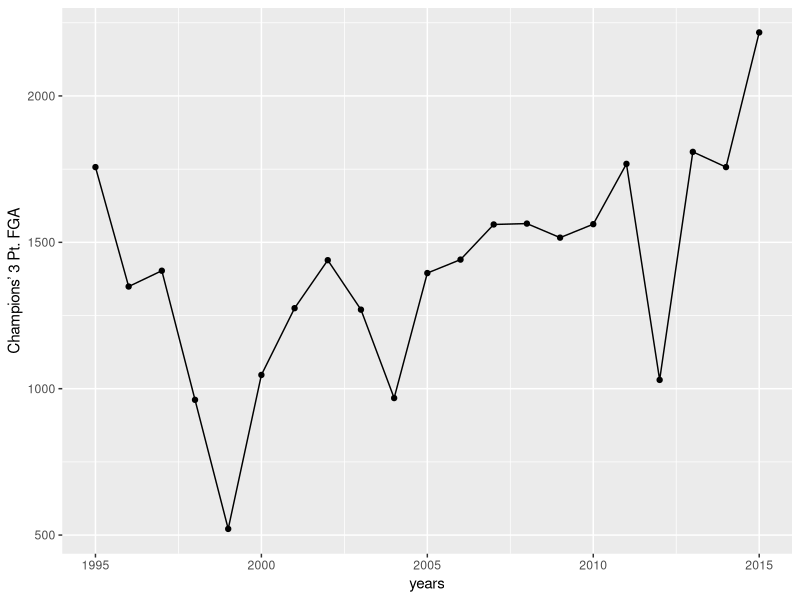
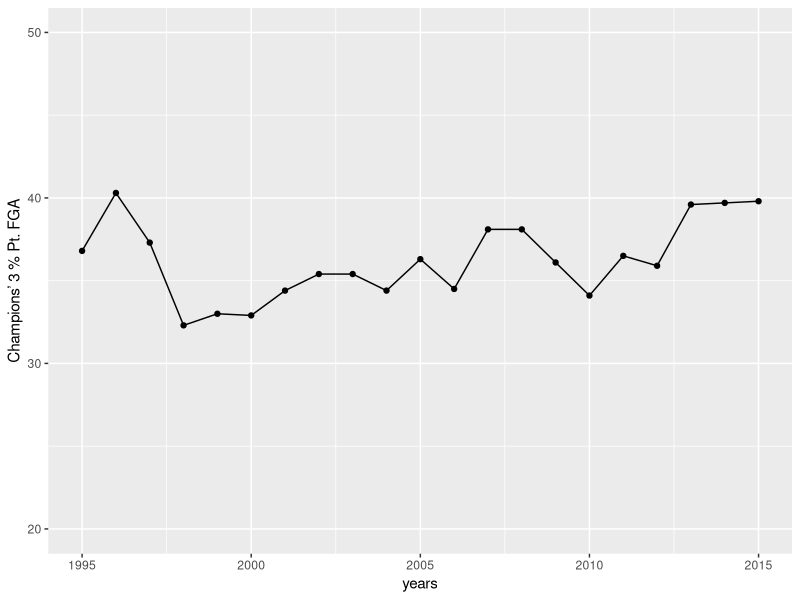

The R script that drew these images, in order:
library(ggplot2)

data <- read.csv(file = "data/champdata.csv", header = TRUE)[-c(1)]
data$X3PP <- data$X3PP * 100

qplot(x = years, y = X3PA, data = data, geom = c("point", "line"), ylab = "Champions’ 3 Pt. FGA")
qplot(x = years, y = X3PP, data = data, geom = c("point", "line"), ylim = c(20, 50), ylab = "Champions’ 3 % Pt. FGA")

